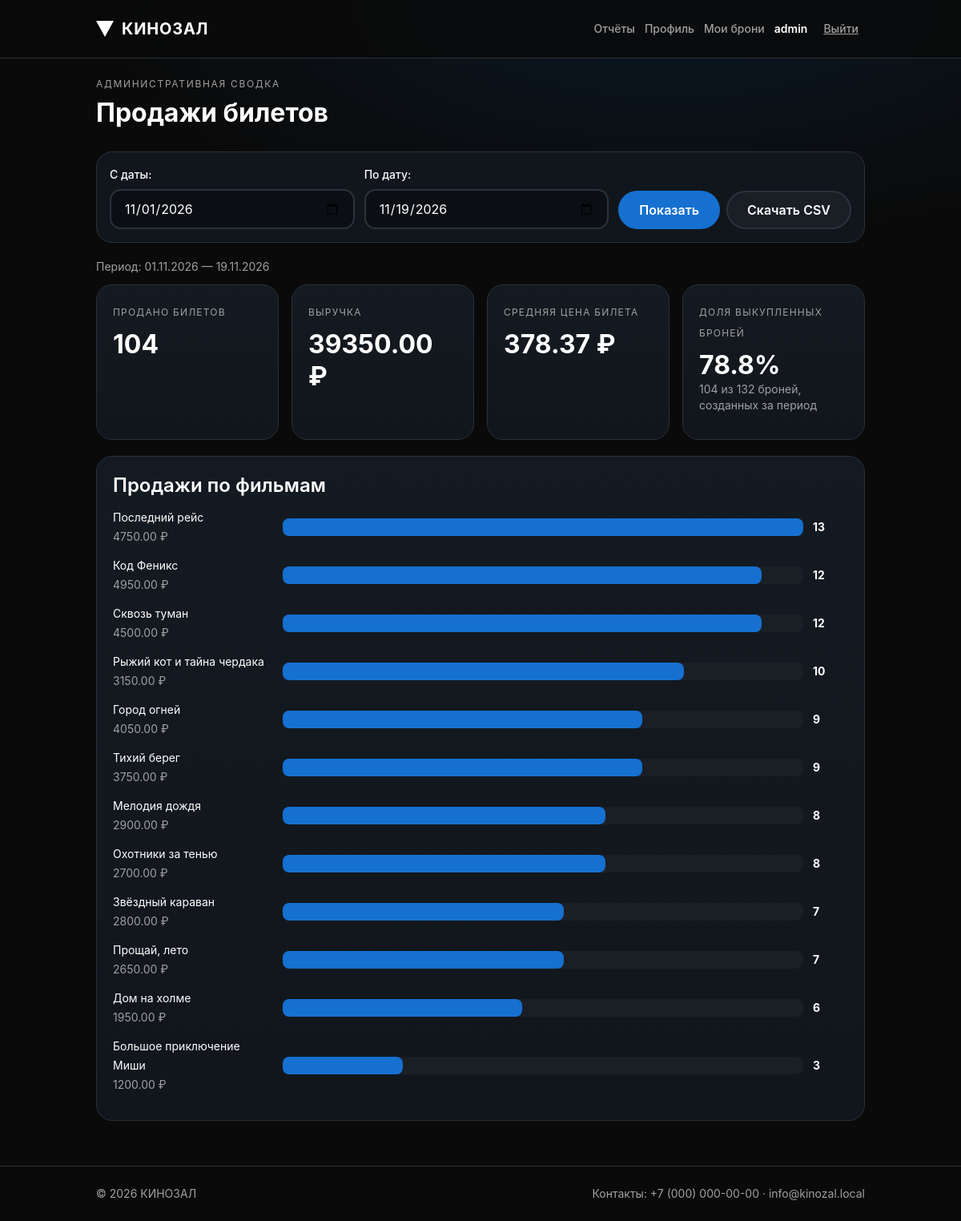
The app's page /reports/sales/ (signed in) with its own data.
### kino/models.py (models this page shows, shortened)
class Movie(models.Model):
    AGE_CHOICES = [(0, "0+"), (6, "6+"), (12, "12+"), (16, "16+"), (18, "18+")]
    title = models.CharField("название", max_length=200)
    description = models.TextField("описание", blank=True)
    duration_min = models.PositiveSmallIntegerField(
        "длительность, мин", validators=[MinValueValidator(1), MaxValueValidator(600)])
    year = models.PositiveSmallIntegerField(
        "год выпуска", validators=[MinValueValidator(1900), MaxValueValidator(2100)])
    age_limit = models.PositiveSmallIntegerField("возрастное ограничение", choices=AGE_CHOICES, default=0)
    poster = models.ImageField("постер", upload_to="posters/", blank=True)
    backdrop = models.ImageField("фоновое изображение", upload_to="backdrops/", blank=True)
    is_active = models.BooleanField("показывать в афише", default=True)
    genres = models.ManyToManyField(Genre, related_name="movies", verbose_name="жанры", blank=True)
    created_at = models.DateTimeField("создан", default=timezone.now, editable=False)
    class Meta:
        verbose_name = "фильм"
        verbose_name_plural = "фильмы"
        ordering = ["title"]
        constraints = [
            check_constraint(Q(duration_min__gte=1, duration_min__lte=600), "movie_duration_range"),
            check_constraint(Q(age_limit__in=[0, 6, 12, 16, 18]), "movie_age_limit_values"),
        ]

### kino/views.py (the view, shortened to what this page needs)
# urls.py: path("reports/sales/", views.sales_report, name="sales_report"),
@staff_member_required
def sales_report(request):
    today = timezone.localdate()
    default_start_date = today.replace(day=1)
    form = SalesReportPeriodForm(
        request.GET or None,
        initial={
            "start_date": default_start_date,
            "end_date": today,
        },
    )
    period = form.cleaned_data if form.is_bound else {}
    start_date = period.get("start_date") or default_start_date
    end_date = period.get("end_date") or today
    current_timezone = timezone.get_current_timezone()
    start_datetime = timezone.make_aware(
        datetime.combine(start_date, time.min),
        current_timezone,
    )
    end_datetime = timezone.make_aware(
        datetime.combine(end_date + timedelta(days=1), time.min),
        current_timezone,
    )
    tickets = (
        Ticket.objects.filter(
            issued_at__gte=start_datetime,
            issued_at__lt=end_datetime,
        )
        .select_related(
            "booking__session__movie",
            "booking__session__hall",
            "booking__seat",
            "booking__user",
            "issued_by",
        )
    )
    if request.GET.get("export") == "csv":
        return _sales_csv_response(tickets, start_date, end_date)
    totals = tickets.aggregate(
        ticket_count=Count("pk"),
        revenue=Sum("price"),
        average_ticket_price=Avg("price"),
    )
    booking_period = Booking.objects.filter(
        created_at__gte=start_datetime,
        created_at__lt=end_datetime,
    )
    total_bookings = booking_period.count()
    paid_bookings = booking_period.filter(status=Booking.Status.PAID).count()
    sales_by_movie = list(
        tickets.order_by()
        .values("booking__session__movie__title")
        .annotate(ticket_count=Count("pk"), revenue=Sum("price"))
        .order_by("-ticket_count", "booking__session__movie__title")
    )
    maximum_movie_sales = max(
        (sale["ticket_count"] for sale in sales_by_movie),
        default=0,
    )
    for sale in sales_by_movie:
        sale["movie_title"] = sale.pop("booking__session__movie__title")
        sale["bar_width"] = round(
            sale["ticket_count"] * 100 / maximum_movie_sales
        ) if maximum_movie_sales else 0
    report = {
        "ticket_count": totals["ticket_count"] or 0,
        "revenue": totals["revenue"] or Decimal("0.00"),
        "average_ticket_price": totals["average_ticket_price"] or Decimal("0.00"),
        "paid_bookings": paid_bookings,
        "total_bookings": total_bookings,
        "paid_booking_share": (
            round(paid_bookings * 100 / total_bookings, 1)
            if total_bookings
            else 0
        ),
        "sales_by_movie": sales_by_movie,
    }
    return render(
        request,
        "sales_report.html",
        {
            "form": form,
            "report": report,
            "start_date": start_date,
            "end_date": end_date,
        },
    )

### kino/forms.py (shortened to what this page needs)
class SalesReportPeriodForm(forms.Form):
    start_date = forms.DateField(
        label="С даты",
        required=False,
        widget=forms.DateInput(attrs={"type": "date", "class": "input"}),
    )
    end_date = forms.DateField(
        label="По дату",
        required=False,
        widget=forms.DateInput(attrs={"type": "date", "class": "input"}),
    )

### kino/templates/sales_report.html (shortened to what this page needs)
{% extends "base.html" %}
{% block content %}
<div class="toolbar">
  <div>
    <p class="eyebrow">АДМИНИСТРАТИВНАЯ СВОДКА</p>
    <h1>Продажи билетов</h1>
  </div>
</div>
<form class="filters sales-report-filters" method="get">
  <div class="field">
    {{ form.start_date.label_tag }}
    {{ form.start_date }}
  </div>
  <div class="field">
    {{ form.end_date.label_tag }}
    {{ form.end_date }}
  </div>
  <div class="actions">
    <button class="btn btn-primary" type="submit">Показать</button>
    <button class="btn btn-secondary" type="submit" name="export" value="csv">
      Скачать CSV
    </button>
  </div>
</form>
{% if report %}
<p class="small">
  Период: {{ start_date|date:"d.m.Y" }} — {{ end_date|date:"d.m.Y" }}
</p>
<section class="stats" aria-label="Итоги продаж">
  <article class="card stat">
    <span class="lbl">Продано билетов</span>
    <div class="v">{{ report.ticket_count }}</div>
  </article>
  <article class="card stat">
    <span class="lbl">Выручка</span>
    <div class="v">{{ report.revenue|floatformat:2 }} ₽</div>
  </article>
  <article class="card stat">
    <span class="lbl">Средняя цена билета</span>
    <div class="v">{{ report.average_ticket_price|floatformat:2 }} ₽</div>
  </article>
  <article class="card stat">
    <span class="lbl">Доля выкупленных броней</span>
    <div class="v">{{ report.paid_booking_share|floatformat:1 }}%</div>
    <p class="small">{{ report.paid_bookings }} из {{ report.total_bookings }} броней, созданных за период</p>
  </article>
</section>
<section class="card">
  <h2>Продажи по фильмам</h2>
  {% if report.sales_by_movie %}
  <div class="bars">
    {% for sale in report.sales_by_movie %}
    <div class="bar">
      <span>
        {{ sale.movie_title }}<br>
        <span class="small">{{ sale.revenue|floatformat:2 }} ₽</span>
      </span>
      <div class="track" role="img" aria-label="{{ sale.ticket_count }} билетов">
        <div class="fill" style="width: {{ sale.bar_width }}%"></div>
      </div>
      <strong>{{ sale.ticket_count }}</strong>
    </div>
    {% endfor %}
  </div>
  {% else %}
  <p class="small">За выбранный период продаж не было.</p>
  {% endif %}
</section>
{% endif %}
{% endblock %}

### kino/templates/base.html (shortened to what this page needs)
{% load static %}<!DOCTYPE html>
<html lang="ru">
<head>
  <link rel="stylesheet" href="{% static 'css/style.css' %}">
</head>
<body class="{% block body_class %}{% endblock %}">
<header class="header" id="site-header">
  <div class="container">
    <a class="logo" href="{% url 'index' %}">
      <svg viewBox="0 0 22 20" aria-hidden="true"><polygon points="0,0 22,0 11,20" fill="#fff"/></svg>КИНОЗАЛ
    </a>
    <div class="user">
      {% if user.is_authenticated %}
      {% if user.is_staff %}<a href="{% url 'sales_report' %}">Отчёты</a>{% endif %}
      <a href="{% url 'profile' %}">Профиль</a>
      <a href="{% url 'my_bookings' %}">Мои брони</a>
      <b>{{ user.get_username }}</b>
      <form class="inline" method="post" action="{% url 'logout' %}">{% csrf_token %}<button class="linkbtn" type="submit">Выйти</button></form>
      {% else %}
      <a class="btn btn-primary btn-sm" href="{% url 'login' %}">Войти</a>
      {% endif %}
    </div>
  </div>
</header>
<main class="{% block main_class %}{% endblock %}">
  <div class="{% block main_container_class %}container{% endblock %}">
    {% block content %}{% endblock %}
  </div>
</main>
<footer class="footer">
  <div class="container">
    <span>© 2026 КИНОЗАЛ</span>
    <span>Контакты: +7 (000) 000-00-00 · info@kinozal.local</span>
  </div>
</footer>
</body>
</html>

### records on screen
Movie: movie_title "Последний рейс", revenue "4750.00", {{ sale.bar_width }} 100 (drawn), ticket_count "13"
Movie: movie_title "Код Феникс", revenue "4950.00", {{ sale.bar_width }} 92 (drawn), ticket_count "12"
Movie: movie_title "Сквозь туман", revenue "4500.00", {{ sale.bar_width }} 92 (drawn), ticket_count "12"
Movie: movie_title "Рыжий кот и тайна чердака", revenue "3150.00", {{ sale.bar_width }} 77 (drawn), ticket_count "10"
Movie: movie_title "Город огней", revenue "4050.00", {{ sale.bar_width }} 69 (drawn), ticket_count "9"
Movie: movie_title "Тихий берег", revenue "3750.00", {{ sale.bar_width }} 69 (drawn), ticket_count "9"
Movie: movie_title "Мелодия дождя", revenue "2900.00", {{ sale.bar_width }} 62 (drawn), ticket_count "8"
Movie: movie_title "Охотники за тенью", revenue "2700.00", {{ sale.bar_width }} 62 (drawn), ticket_count "8"
Movie: movie_title "Звёздный караван", revenue "2800.00", {{ sale.bar_width }} 54 (drawn), ticket_count "7"
Movie: movie_title "Прощай, лето", revenue "2650.00", {{ sale.bar_width }} 54 (drawn), ticket_count "7"
Movie: movie_title "Дом на холме", revenue "1950.00", {{ sale.bar_width }} 46 (drawn), ticket_count "6"
Movie: movie_title "Большое приключение Миши", revenue "1200.00", {{ sale.bar_width }} 23 (drawn), ticket_count "3"

### other values on screen
{{ user.get_username }} "admin"
{{ start_date|date:"d.m.Y" }} "01.11.2026"
{{ end_date|date:"d.m.Y" }} "19.11.2026"
{{ report.ticket_count }} "104"
{{ report.revenue|floatformat:2 }} "39350.00"
{{ report.average_ticket_price|floatformat:2 }} "378.37"
{{ report.paid_booking_share|floatformat:1 }} "78.8"
{{ report.paid_bookings }} "104"
{{ report.total_bookings }} "132"
